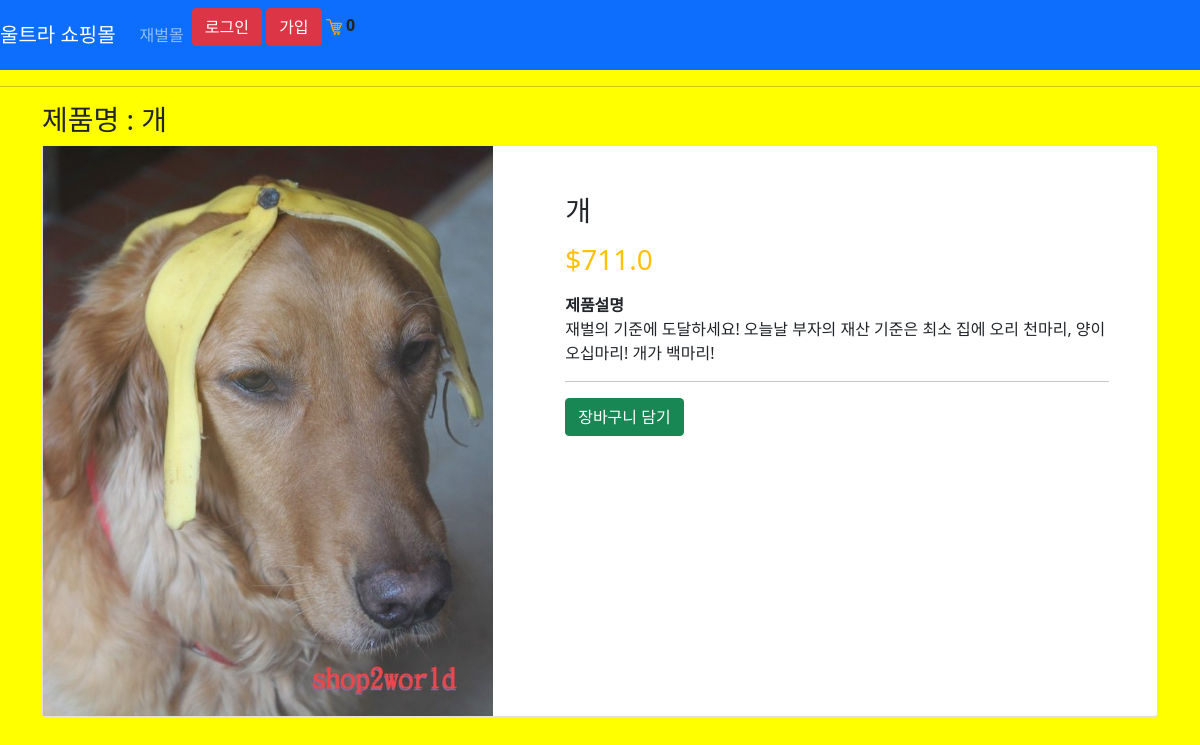
/product/1/, run on the app's committed database.
### store/models.py (models this page shows, shortened)
class Product(models.Model):
    name = models.CharField(max_length=200)
    description = models.CharField(max_length=200)
    price = models.FloatField()
    digital = models.BooleanField(default=False, null=True, blank=True)
    image = models.ImageField(null=True, blank=True)
    @property
    def imageURL(self):
        try:
            url = self.image.url
        except:
            url = ''
        return url

### store/views.py (the view)
# urls.py: path('product/<int:pk>/', views.ProductDetailView.as_view(), name="product_detail"),
class ProductDetailView(DetailView):
    template_name = "store/product_detail.html"
    queryset = Product.objects.all()
    def get_context_data(self, **kwargs):
        context = super().get_context_data(**kwargs)
        Data = 장바구니데이타(self.request)
        cartItems = Data['cartItems']
        context['cartItems'] = cartItems
        return context

### store/쿠키처리.py (called while the page is built, shortened)
def 쿠키장바구니(request):
    try:
        cart = json.loads(request.COOKIES['cart'])
    except:
        cart = {}
        print("cart:", cart)
    items = []
    order = {'get_cart_total':0, 'get_cart_items':0,'shipping':False}
    cartItems = order['get_cart_items']
    return{'items': items, 'order':order, 'cartItems': cartItems}

def 장바구니데이타(request):
    if request.user.is_authenticated:
        customer = request.user.customer
        order, created = Order.objects.get_or_create(customer=customer, complete=False)
        items = order.orderitem_set.all()
        cartItems = order.get_cart_items
    else:
        CookieData = 쿠키장바구니(request)
        cartItems = CookieData['cartItems']
        order = CookieData['order']
        items = CookieData['items']
    return{'items': items, 'order':order, 'cartItems': cartItems}

### store/templates/store/product_detail.html (shortened to what this page needs)
{% extends 'store/메인.html'%}
{% load static %}
{% block content %}
<h3>제품명 : {{ product.name }}</h3>
<div class="card">
	<div class="row">
		<aside class="col-sm-5 border-right">
      <article class="gallery-wrap">
      <div class="img-big-wrap">
        <div> <a href="#"><img src="{{ product.imageURL }}" class="img-fluid"></a></div>
      </div>
      </article>
          </aside>
          <aside class="col-sm-7">
      <article class="card-body p-5">
        <h3 class="title mb-3">{{ product.name }}</h3>
      <p class="price-detail-wrap">
        <span class="price h3 text-warning">
          <span class="currency">$</span><span class="num">{{ product.price }}</span>
        </span>
      </p>
      <dl class="item-property">
        <dt>제품설명</dt>
        <dd><p>{{ product.description }} </p></dd>
      </dl>
        <hr>
        <button data-product={{product.id}} data-action="add" class="btn btn-success 장바구니업데이트">장바구니 담기</button>
      </article>
          </aside>
        </div>
      </div>
      </div>
{% endblock content %}

### static/css/main.css (style rules this page uses)
body { background-color: yellow; }

### data on the page
Product: name "개", imageURL (picture), price "711.0", description "재벌의 기준에 도달하세요! 오늘날 부자의 재산 기준은 최소 집에 오리 천마리, 양이 오십마리! 개가 백마리!"

### other printed values
{{ cartItems }} "0"
